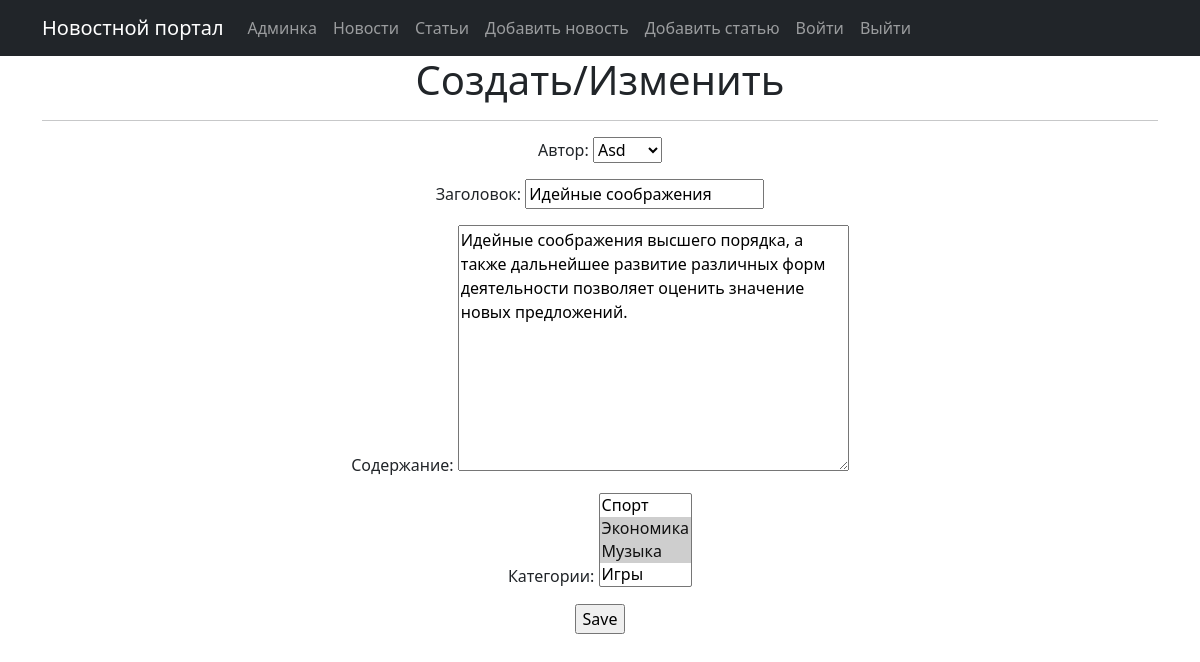
/news/15/edit/ (signed in), run on the app's committed database.
### NewsPortal/qwe/models.py (models this page shows, shortened)
class Post(models.Model):
    ARTICLE = 'AR'
    NEWS = 'NE'
    CATEGORY = (
        (ARTICLE, 'Статья'),
        (NEWS, 'Новость'),
    )
    postAuthor = models.ForeignKey(Author, on_delete=models.CASCADE)
    postType = models.CharField(max_length=2, choices=CATEGORY, default=ARTICLE)
    date = models.DateTimeField(auto_now_add=True)
    category = models.ManyToManyField(Category, through='PostCategory')
    title = models.CharField(max_length=256)
    text = models.TextField()
    rating = models.IntegerField(default=0)

class Category(models.Model):
    category = models.CharField(max_length=64, unique=True)
    def __str__(self):
        return self.category.title()

### NewsPortal/qwe/views.py (the view)
# urls.py: path('news/<pk>/edit/', PostUpdate.as_view(), name='news_update'),
class PostUpdate(PermissionRequiredMixin, UpdateView):
    permission_required = ('qwe.change_post',)
    form_class = PostForm
    model = Post
    template_name = 'post_edit.html'

### NewsPortal/qwe/forms.py
class PostForm(forms.ModelForm):
    postAuthor = forms.ModelChoiceField(queryset=Author.objects.all(), label='Автор')
    title = forms.CharField(min_length=4, label='Заголовок')
    text = forms.CharField(widget=forms.Textarea, min_length=4, label='Содержание')
    category = forms.ModelMultipleChoiceField(queryset=Category.objects.all(), label='Категории')
    class Meta:
        model = Post
        fields = ['postAuthor', 'title', 'text', 'category']

### NewsPortal/qwe/models.py (called while the page is built)
    def __str__(self):
        return self.author.username

### NewsPortal/templates/post_edit.html (shortened to what this page needs)
{% extends 'flatpages/default.html' %}
{% block content %}
<h1>Создать/Изменить</h1>
<hr>
<form action="" method="post">
    {{ form.as_p }}
    <input type="submit" value="Save" />
</form>
{% endblock content %}

### data on the page
Post: postAuthor "Asd", title "Идейные соображения", text "Идейные соображения высшего порядка, а также дальнейшее развитие различных форм деятельности позволяет оценить значение новых предложений."
Category: category "Спорт / Экономика ☑ / Музыка ☑ / Игры"
